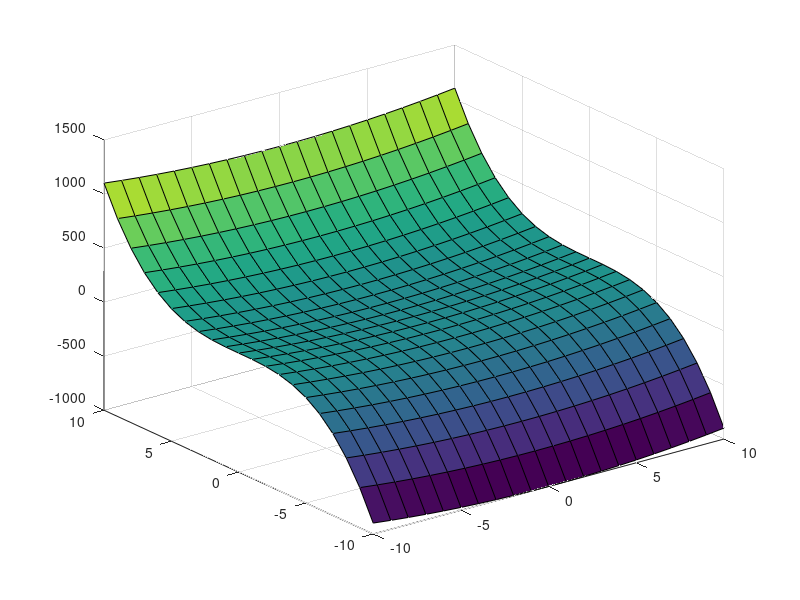
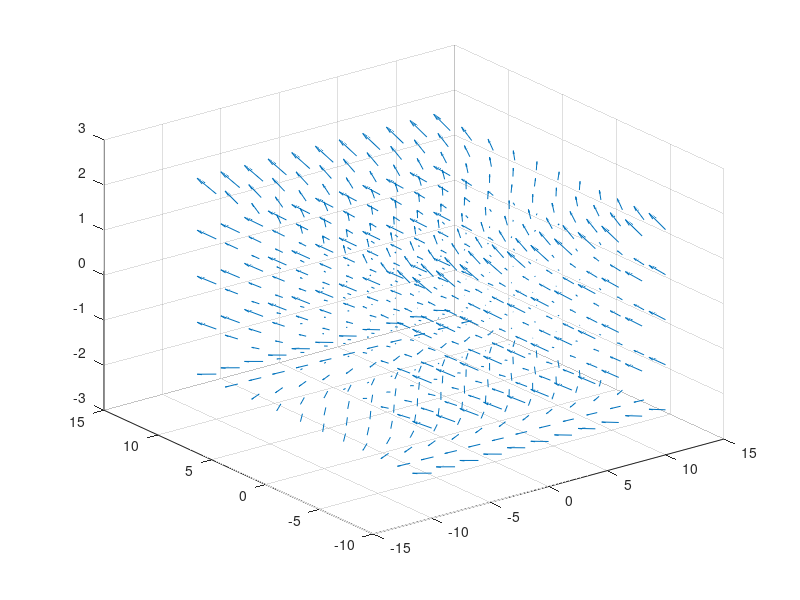

Write MATLAB code to recreate these figures, in order.
% C:\Curtis\EE5003\EE5003ModsSummer2015\Vectors\GradientEx1.m
% Copyright (c) 2015 by OU AEC and Curtis Cohenour (cohenour@ohio.edu). All Rights Reserved.
% 20150330 Jcc (Curtis Cohenour) original
clc, clear, close all, %close all hidden
%% plot T vs X Y with Z=0;
Xvc=(-10:10)';
Yvc=(-10:10)';
Zvc=1; % (-10:10)';
[X,Y,Z]=meshgrid(Xvc, Yvc, Zvc);
T=X.^2+Y.^3+Z.^4;                      % this is ex 1 from video
figure(100)
surf(X,Y,T);
%% plot Gradient;
Xvc=(-10:2:10)';
Yvc=(-10:2:10)';
Zvc=(-2:1:2)';
[X,Y,Z]=meshgrid(Xvc, Yvc, Zvc);
T=X.^2+Y.^3+Z.^4;
%Delt=[2*x+3*Y^2+4*z^3]';
DelX=2*X;
DelY=3*Y.^2;
DelZ=4*Z.^3;
figure(200)
quiver3(X,Y,Z,DelX,DelY,DelZ)
grid on

